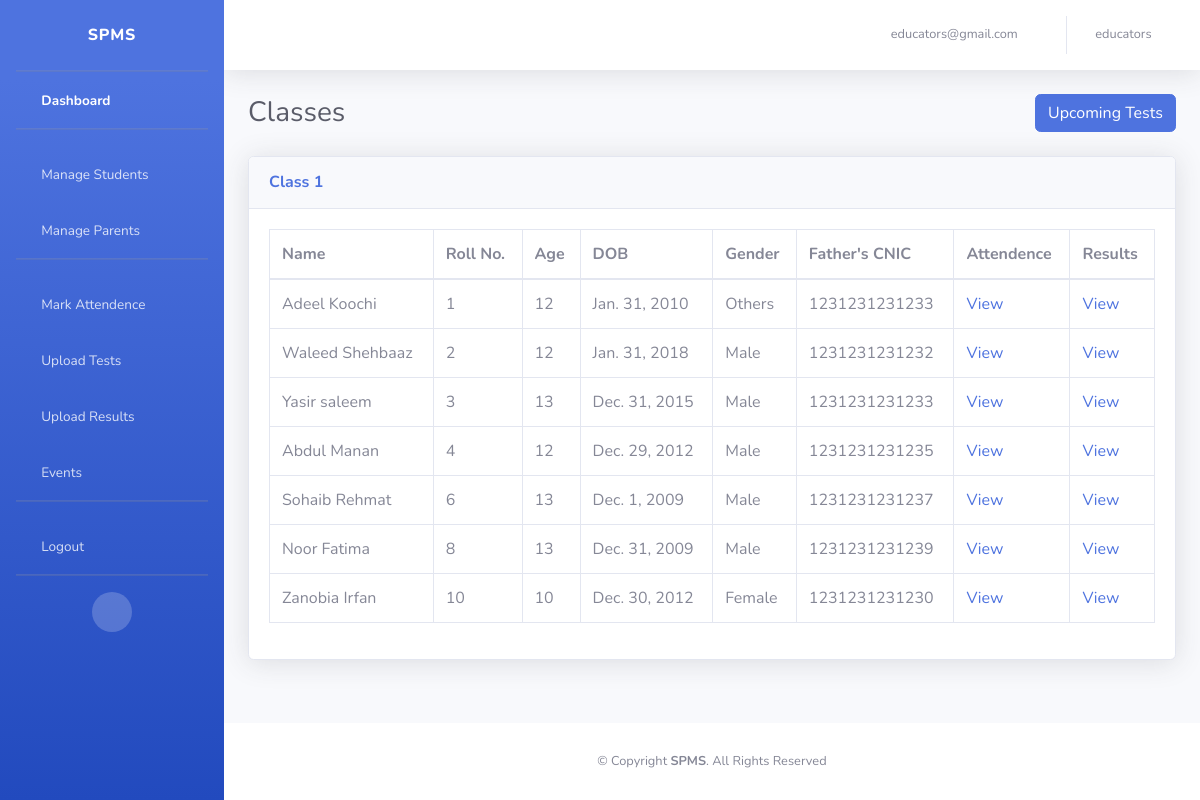
Screenshot of /dashboard/class/14 (signed in) with the database file from the repository.
### account/models.py (models this page shows, shortened)
class Account(AbstractBaseUser):
    email           = models.EmailField(verbose_name="email", max_length=60, unique=True)
    username        = models.CharField(max_length=30, unique=True)
    date_joined     = models.DateTimeField(verbose_name="date joined", auto_now_add=True)
    last_login      = models.DateTimeField(verbose_name="last login", auto_now=True)
    is_admin        = models.BooleanField(default=False)
    is_active       = models.BooleanField(default=True)
    is_staff        = models.BooleanField(default=False)
    is_superuser    = models.BooleanField(default=False)
    is_school       = models.BooleanField(default=False)
    is_parent       = models.BooleanField(default=False)
    registration_no = models.IntegerField(unique=True, null=True)
    objects = myAccountManager()
    USERNAME_FIELD = 'email'
    REQUIRED_FIELDS = ['username']

### dashboard/models.py (models this page shows)
class School(models.Model):
    name            = models.CharField(max_length=255, null=True)
    contact         = models.IntegerField(null=True)
    address         = models.CharField(max_length=255, null=True)
    account         = models.OneToOneField(Account, on_delete=models.CASCADE)
    def __str__(self):
        return self.name

class Student(models.Model):
    name            = models.CharField(max_length=255, null=True)
    roll_number     = models.IntegerField(null=True)
    gender          = models.CharField(max_length=10, null=True)
    dob             = models.DateField(null=True)
    age             = models.IntegerField(null=True)
    father_cnic     = models.IntegerField(null=True)
    school          = models.ForeignKey(School, on_delete=models.CASCADE)
    parent          = models.ForeignKey(Parent, on_delete=models.CASCADE, null=True)
    student_class   = models.ForeignKey(Class, on_delete=models.CASCADE)

### dashboard/views.py (the view)
# urls.py: path('class/<int:Id>', views.classdetails, name='classdetails'),
def classdetails(request, Id):
    if request.user.is_authenticated:
        studentclass    = Class.objects.get(id=Id)
        students        = Student.objects.filter(student_class=studentclass).order_by('roll_number')
        classdetails    = Id
        return render(request, 'dashboard/class.html', {'students':students, 'classid':classdetails})
    else:
        return redirect('notfound')

### templates/dashboard/class.html
{% extends 'dashboard/dashboardbase.html' %}
{% load static %}
{% block DashboardActive %}active{% endblock DashboardActive %}
{% block body %}
<div class="d-sm-flex align-items-center justify-content-between mb-4">
    <h1 class="h3 mb-0 text-gray-800">Classes</h1>
    <div class="text-right">
        <a href="{% url 'upcomingtest' Id=classid %}"><button type="button" class="btn btn-primary text-center">Upcoming Tests</button></a>
    </div>
</div>
        <div class="card shadow mb-4">
            <div class="card-header py-3">
                <h6 class="m-0 font-weight-bold text-primary">Class 1</h6>
            </div>
            <div class="card-body">
                <div class="table-responsive">
                    <table class="table table-bordered" width="100%" cellspacing="0">
                        <thead>
                            <tr>
                                <th>Name</th>
                                <th>Roll No.</th>
                                <th>Age</th>
                                <th>DOB</th>
                                <th>Gender</th>
                                {% if request.user.is_school %}
                                <th>Father's CNIC</th>
                                {% endif %}
                                <th>Attendence</th>
                                <th>Results</th>
                            </tr>
                        </thead>
                        <tbody>
                            {% for student in students %}
                            <tr>
                                <td>{{student.name}}</td>
                                <td>{{student.roll_number}}</td>
                                <td>{{student.age}}</td>
                                <td>{{student.dob}}</td>
                                <td>{{student.gender}}</td>
                                {% if request.user.is_school %}
                                <td>{{student.father_cnic}}</td>
                                {% endif %}
                                <td>
                                    <a href="{% url 'attendence' Id=student.id %}">View</a>
                                </td>
                                <td>
                                    <a href="{% url 'result' Id=student.id %}">View</a>
                                </td>
                            </tr>
                            {% endfor %}
                        </tbody>
                    </table>
                </div>
            </div>
        </div>
{% endblock body %}

### templates/dashboard/dashboardbase.html (shortened to what this page needs)
<!doctype html>
{% load static %}
<html lang="en">
  <head>
    <link href="https://cdn.jsdelivr.net/npm/bootstrap@5.1.3/dist/css/bootstrap.min.css" rel="stylesheet">
    <link href="{% static 'dash/vendor/fontawesome-free/css/all.min.css' %}" rel="stylesheet" type="text/css">
    <link href="{% static 'dash/css/sb-admin-2.min.css' %}" rel="stylesheet">
    <link href="{% static 'dash/vendor/datatables/dataTables.bootstrap4.min.css' %}" rel="stylesheet">
  </head>
  <body>
    <div id="wrapper">
        <ul class="navbar-nav bg-gradient-primary sidebar sidebar-dark accordion" id="accordionSidebar">
            <a class="sidebar-brand d-flex align-items-center justify-content-center">
                <div class="sidebar-brand-text mx-3">SPMS</div>
            </a>
            <hr class="sidebar-divider my-0">
            <li class="nav-item {% block DashboardActive %}{% endblock DashboardActive %}">
                <a class="nav-link" href="/dashboard">
                    <i class="fas fa-fw fa-house-user"></i>
                    <span>Dashboard</span></a>
            </li>
            <hr class="sidebar-divider">
            {% if request.user.is_school %}
            <li class="nav-item {% block ManageAndDeleteStudentActive %}{% endblock ManageAndDeleteStudentActive %}">
                <a class="nav-link collapsed" href="#" data-toggle="collapse" data-target="#collapseTwo"
                    aria-expanded="true" aria-controls="collapseTwo">
                    <i class="fas fa-fw fa-cogs"></i>
                    <span>Manage Students</span>
                </a>
            </li>
            <li class="nav-item {% block ManageAndDeleteParentActive %}{% endblock ManageAndDeleteParentActive %}">
              <a class="nav-link collapsed" href="#" data-toggle="collapse" data-target="#collapseUtilities"
                  aria-expanded="true" aria-controls="collapseUtilities">
                  <i class="fas fa-fw fa-cogs"></i>
                  <span>Manage Parents</span>
              </a>
          </li>
            <hr class="sidebar-divider">
            <li class="nav-item {% block MarkAttendenceActive %}{% endblock MarkAttendenceActive %}">
                <a class="nav-link" href="/dashboard/markatten">
                    <i class="fas fa-fw fa-calendar-day"></i>
                    <span>Mark Attendence</span></a>
            </li>
            <li class="nav-item {% block UploadTestActive %}{% endblock UploadTestActive %}">
                <a class="nav-link" href="/dashboard/uploadtest">
                    <i class="fas fa-fw fa-pager"></i>
                    <span>Upload Tests</span></a>
            </li>
            <li class="nav-item {% block UploadResultActive %}{% endblock UploadResultActive %}">
                <a class="nav-link" href="/dashboard/uploadresults">
                    <i class="fas fa-fw fa-list-alt"></i>
                    <span>Upload Results</span></a>
            </li>
            {% endif %}
            <li class="nav-item {% block EventsActive %}{% endblock EventsActive %}">
                <a class="nav-link" href="/dashboard/events">
                    <i class="fas fa-fw fa-chart-area"></i>
                    <span>Events</span></a>
            </li>
            <hr class="sidebar-divider d-none d-md-block">
            <li class="nav-item">
              <a class="nav-link" href="/dashboard/logout">
                  <i class="fas fa-fw fa-sign-out-alt"></i>
                  <span>Logout</span></a>
          </li>
          <hr class="sidebar-divider d-none d-md-block">
            <div class="text-center d-none d-md-inline">
                <button class="rounded-circle border-0" id="sidebarToggle"></button>
            </div>
        </ul>
        <div id="content-wrapper" class="d-flex flex-column">
            <div id="content">
                <nav class="navbar navbar-expand navbar-light bg-white topbar mb-4 static-top shadow">
                    <ul class="navbar-nav ml-auto">
                        <li class="nav-item dropdown no-arrow">
                            <a class="nav-link dropdown-toggle">
                                {% if request.user.is_school %}
                                <span class="mr-2 d-none d-lg-inline text-gray-600 small">{{request.user.email}}</span>
                                {% endif %}
                                <i class="fas fa-envelope"></i>
                            </a>
                        </li>
                        <li class="nav-item dropdown no-arrow">
                            <a class="nav-link dropdown-toggle">
                                {% if request.user.is_school %}
                                <span class="mr-2 d-none d-lg-inline text-gray-600 small">{{request.user.school}}</span>
                                {% endif %}
                                <i class="fas fa-user"></i>
                            </a>
                        </li>
                    </ul>
                </nav>
                <div class="container-fluid">
                    {% block body %}{% endblock body %}
                </div>
            </div>
            <footer class="sticky-footer bg-white">
                <div class="container my-auto">
                    <div class="copyright text-center my-auto">
                        &copy; Copyright <strong><span>SPMS</span></strong>. All Rights Reserved
                    </div>
                </div>
            </footer>
        </div>
    </div>
  </body>
</html>

### rows the page displays
Account: user.email "educators@gmail.com", user.school "educators"
Student: name "Adeel Koochi", roll_number "1", age "12", dob "Jan. 31, 2010", gender "Others", father_cnic "1231231231233"
Student: name "Waleed Shehbaaz", roll_number "2", age "12", dob "Jan. 31, 2018", gender "Male", father_cnic "1231231231232"
Student: name "Yasir saleem", roll_number "3", age "13", dob "Dec. 31, 2015", gender "Male", father_cnic "1231231231233"
Student: name "Abdul Manan", roll_number "4", age "12", dob "Dec. 29, 2012", gender "Male", father_cnic "1231231231235"
Student: name "Sohaib Rehmat", roll_number "6", age "13", dob "Dec. 1, 2009", gender "Male", father_cnic "1231231231237"
Student: name "Noor Fatima", roll_number "8", age "13", dob "Dec. 31, 2009", gender "Male", father_cnic "1231231231239"
Student: name "Zanobia Irfan", roll_number "10", age "10", dob "Dec. 30, 2012", gender "Female", father_cnic "1231231231230"
